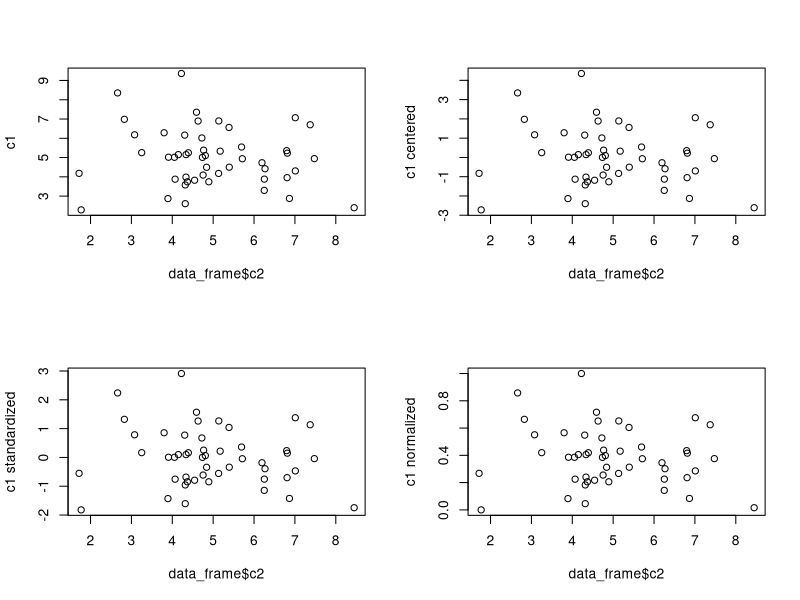

Here is the R script that generated this plot:
## ---- chunk 1
setwd("/Users/anastasiabernat/Desktop/Rlessons/")

# The easiest way to get tibble is to install the whole tidyverse:
#install.packages("tidyverse")

# Alternatively, install just tibble:
#install.packages("tibble")

library(tibble) #https://tibble.tidyverse.org
## ---- chunk 2
data_frame <- tibble(  
  c1 = rnorm(50, 5, 1.5), 
  c2 = rnorm(50, 5, 1.5),    
  c3 = rnorm(50, 5, 1.5),    
)
data_frame
## ---- chunk 3
# Centering data
center <- function(x) {
  center <- x - mean(x)
  return(center)
}

# Standardizing data
standardize <- function(x) { # the z-score
  standardize <- (x - mean(x)) / sd(x)
  return(standardize)
}

# Normalizing data | Min-Max Normalization 
normalize <- function(x){
  normalize <- (x - min(x)) / (max(x) - min (x))
  return(normalize)
}

data_frame$c1_c <- center(data_frame$c1)
data_frame$c1_s <- standardize(data_frame$c1)
data_frame$c1_n<- normalize(data_frame$c1)
## ---- chunk 4
par(mfrow=c(2,2))
plot(data_frame$c2, data_frame$c1, ylab="c1") 
plot(data_frame$c2, data_frame$c1_c, ylab="c1 centered") 
plot(data_frame$c2, data_frame$c1_s, ylab="c1 standardized") 
plot(data_frame$c2, data_frame$c1_n, ylab="c1 normalized") 
